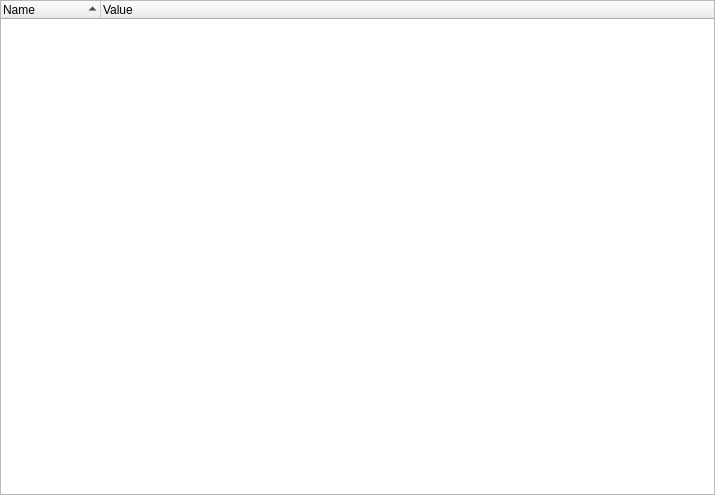
<?xml version="1.0" encoding="UTF-8"?>
<ui version="4.0">
 <class>SysInfoEnvVars</class>
 <widget class="QWidget" name="SysInfoEnvVars">
  <property name="geometry">
   <rect>
    <x>0</x>
    <y>0</y>
    <width>715</width>
    <height>495</height>
   </rect>
  </property>
  <property name="windowTitle">
   <string/>
  </property>
  <layout class="QVBoxLayout" name="verticalLayout">
   <property name="leftMargin">
    <number>0</number>
   </property>
   <property name="topMargin">
    <number>0</number>
   </property>
   <property name="rightMargin">
    <number>0</number>
   </property>
   <property name="bottomMargin">
    <number>0</number>
   </property>
   <item>
    <widget class="QTreeWidget" name="tree">
     <property name="contextMenuPolicy">
      <enum>Qt::ContextMenuPolicy::CustomContextMenu</enum>
     </property>
     <property name="showDropIndicator" stdset="0">
      <bool>false</bool>
     </property>
     <property name="indentation">
      <number>0</number>
     </property>
     <property name="sortingEnabled">
      <bool>true</bool>
     </property>
     <column>
      <property name="text">
       <string>Name</string>
      </property>
     </column>
     <column>
      <property name="text">
       <string>Value</string>
      </property>
     </column>
    </widget>
   </item>
  </layout>
  <action name="action_copy_row">
   <property name="text">
    <string>Copy Row</string>
   </property>
  </action>
  <action name="action_copy_name">
   <property name="text">
    <string>Copy Name</string>
   </property>
  </action>
  <action name="action_copy_value">
   <property name="text">
    <string>Copy Value</string>
   </property>
  </action>
 </widget>
 <resources/>
 <connections/>
</ui>
